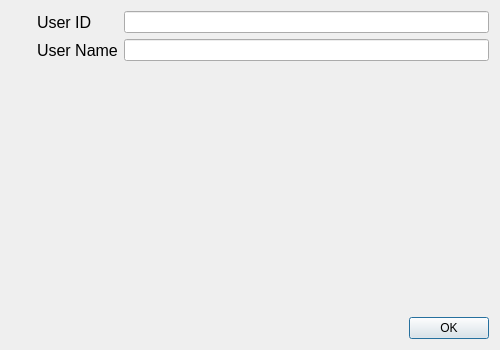
<?xml version="1.0" encoding="UTF-8"?>
<ui version="4.0">
 <class>UserInfoDialog</class>
 <widget class="QDialog" name="UserInfoDialog">
  <property name="geometry">
   <rect>
    <x>0</x>
    <y>0</y>
    <width>500</width>
    <height>350</height>
   </rect>
  </property>
  <property name="sizePolicy">
   <sizepolicy hsizetype="Fixed" vsizetype="Fixed">
    <horstretch>0</horstretch>
    <verstretch>0</verstretch>
   </sizepolicy>
  </property>
  <property name="maximumSize">
   <size>
    <width>500</width>
    <height>350</height>
   </size>
  </property>
  <property name="windowTitle">
   <string>User Info</string>
  </property>
  <layout class="QVBoxLayout" name="verticalLayout_2">
   <item>
    <layout class="QHBoxLayout" name="horizontalLayout" stretch="0,1">
     <item>
      <layout class="QVBoxLayout" name="verticalLayout">
       <item>
        <widget class="QLabel" name="labelIcon">
         <property name="maximumSize">
          <size>
           <width>64</width>
           <height>64</height>
          </size>
         </property>
         <property name="text">
          <string/>
         </property>
         <property name="pixmap">
          <pixmap resource="../res/icons.qrc">:/ui/icons/images/app_icon_256.png</pixmap>
         </property>
         <property name="scaledContents">
          <bool>true</bool>
         </property>
        </widget>
       </item>
       <item>
        <spacer name="verticalSpacer">
         <property name="orientation">
          <enum>Qt::Vertical</enum>
         </property>
         <property name="sizeHint" stdset="0">
          <size>
           <width>20</width>
           <height>40</height>
          </size>
         </property>
        </spacer>
       </item>
      </layout>
     </item>
     <item>
      <layout class="QFormLayout" name="formLayout">
       <item row="0" column="0">
        <widget class="QLabel" name="label">
         <property name="font">
          <font>
           <pointsize>12</pointsize>
           <italic>false</italic>
           <bold>false</bold>
          </font>
         </property>
         <property name="styleSheet">
          <string notr="true"/>
         </property>
         <property name="text">
          <string>User ID</string>
         </property>
        </widget>
       </item>
       <item row="0" column="1">
        <widget class="QLineEdit" name="lineEditUserId">
         <property name="styleSheet">
          <string notr="true">font: 700 14pt;</string>
         </property>
         <property name="readOnly">
          <bool>true</bool>
         </property>
        </widget>
       </item>
       <item row="1" column="0">
        <widget class="QLabel" name="label_2">
         <property name="font">
          <font>
           <pointsize>12</pointsize>
           <italic>false</italic>
           <bold>false</bold>
          </font>
         </property>
         <property name="styleSheet">
          <string notr="true"/>
         </property>
         <property name="text">
          <string>User Name</string>
         </property>
        </widget>
       </item>
       <item row="1" column="1">
        <widget class="QLineEdit" name="lineEditUserName">
         <property name="styleSheet">
          <string notr="true">font: 700 14pt;</string>
         </property>
         <property name="readOnly">
          <bool>true</bool>
         </property>
        </widget>
       </item>
      </layout>
     </item>
    </layout>
   </item>
   <item>
    <widget class="QDialogButtonBox" name="buttonBox">
     <property name="orientation">
      <enum>Qt::Horizontal</enum>
     </property>
     <property name="standardButtons">
      <set>QDialogButtonBox::Ok</set>
     </property>
    </widget>
   </item>
  </layout>
 </widget>
 <resources>
  <include location="../res/icons.qrc"/>
  <include location="E:/Qt/6.1.3/msvc2019_64/res/icons.qrc"/>
 </resources>
 <connections>
  <connection>
   <sender>buttonBox</sender>
   <signal>accepted()</signal>
   <receiver>UserInfoDialog</receiver>
   <slot>accept()</slot>
   <hints>
    <hint type="sourcelabel">
     <x>248</x>
     <y>254</y>
    </hint>
    <hint type="destinationlabel">
     <x>157</x>
     <y>274</y>
    </hint>
   </hints>
  </connection>
  <connection>
   <sender>buttonBox</sender>
   <signal>rejected()</signal>
   <receiver>UserInfoDialog</receiver>
   <slot>reject()</slot>
   <hints>
    <hint type="sourcelabel">
     <x>316</x>
     <y>260</y>
    </hint>
    <hint type="destinationlabel">
     <x>286</x>
     <y>274</y>
    </hint>
   </hints>
  </connection>
 </connections>
</ui>
